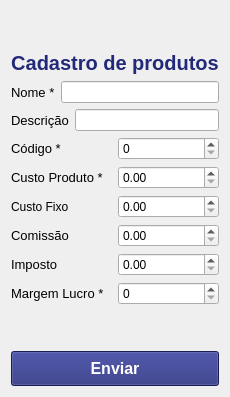
       <widget class="QWidget" name="pgCadastro">
        <layout class="QVBoxLayout" name="verticalLayout_6">
         <item>
          <spacer name="verticalSpacer_2">
           <property name="orientation">
            <enum>Qt::Vertical</enum>
           </property>
           <property name="sizeHint" stdset="0">
            <size>
             <width>20</width>
             <height>40</height>
            </size>
           </property>
          </spacer>
         </item>
         <item>
          <widget class="QLabel" name="label_8">
           <property name="palette">
            <palette>
             <active>
              <colorrole role="WindowText">
               <brush brushstyle="SolidPattern">
                <color alpha="255">
                 <red>35</red>
                 <green>41</green>
                 <blue>121</blue>
                </color>
               </brush>
              </colorrole>
             </active>
             <inactive>
              <colorrole role="WindowText">
               <brush brushstyle="SolidPattern">
                <color alpha="255">
                 <red>35</red>
                 <green>41</green>
                 <blue>121</blue>
                </color>
               </brush>
              </colorrole>
             </inactive>
             <disabled>
              <colorrole role="WindowText">
               <brush brushstyle="SolidPattern">
                <color alpha="255">
                 <red>127</red>
                 <green>127</green>
                 <blue>127</blue>
                </color>
               </brush>
              </colorrole>
             </disabled>
            </palette>
           </property>
           <property name="font">
            <font>
             <pointsize>15</pointsize>
             <weight>75</weight>
             <bold>true</bold>
            </font>
           </property>
           <property name="text">
            <string>Cadastro de produtos</string>
           </property>
           <property name="alignment">
            <set>Qt::AlignCenter</set>
           </property>
          </widget>
         </item>
         <item>
          <layout class="QHBoxLayout" name="horizontalLayout_4">
           <item>
            <widget class="QLabel" name="label_5">
             <property name="font">
              <font>
               <pointsize>10</pointsize>
              </font>
             </property>
             <property name="text">
              <string>Nome *</string>
             </property>
            </widget>
           </item>
           <item>
            <widget class="QLineEdit" name="input_nome"/>
           </item>
          </layout>
         </item>
         <item>
          <layout class="QHBoxLayout" name="horizontalLayout_11">
           <item>
            <widget class="QLabel" name="line">
             <property name="font">
              <font>
               <pointsize>10</pointsize>
               <weight>50</weight>
               <bold>false</bold>
              </font>
             </property>
             <property name="text">
              <string>Descrição</string>
             </property>
            </widget>
           </item>
           <item>
            <widget class="QLineEdit" name="input_descricao"/>
           </item>
          </layout>
         </item>
         <item>
          <layout class="QHBoxLayout" name="horizontalLayout_5">
           <property name="spacing">
            <number>6</number>
           </property>
           <item>
            <widget class="QLabel" name="label_6">
             <property name="font">
              <font>
               <pointsize>10</pointsize>
              </font>
             </property>
             <property name="text">
              <string>Código *</string>
             </property>
            </widget>
           </item>
           <item>
            <widget class="QSpinBox" name="input_cod">
             <property name="alignment">
              <set>Qt::AlignLeading|Qt::AlignLeft|Qt::AlignVCenter</set>
             </property>
            </widget>
           </item>
          </layout>
         </item>
         <item>
          <layout class="QHBoxLayout" name="horizontalLayout_6">
           <item>
            <widget class="QLabel" name="label_7">
             <property name="font">
              <font>
               <pointsize>10</pointsize>
              </font>
             </property>
             <property name="text">
              <string>Custo Produto *</string>
             </property>
            </widget>
           </item>
           <item>
            <widget class="QDoubleSpinBox" name="input_CustoProduto"/>
           </item>
          </layout>
         </item>
         <item>
          <layout class="QHBoxLayout" name="horizontalLayout_9">
           <item>
            <widget class="QLabel" name="label_9">
             <property name="text">
              <string>Custo Fixo</string>
             </property>
            </widget>
           </item>
           <item>
            <widget class="QDoubleSpinBox" name="input_custoFixo"/>
           </item>
          </layout>
         </item>
         <item>
          <layout class="QHBoxLayout" name="horizontalLayout_8">
           <item>
            <widget class="QLabel" name="label_4">
             <property name="font">
              <font>
               <pointsize>10</pointsize>
              </font>
             </property>
             <property name="text">
              <string>Comissão</string>
             </property>
            </widget>
           </item>
           <item>
            <widget class="QDoubleSpinBox" name="input_comissao"/>
           </item>
          </layout>
         </item>
         <item>
          <layout class="QHBoxLayout" name="horizontalLayout_7">
           <item>
            <widget class="QLabel" name="label_3">
             <property name="font">
              <font>
               <pointsize>10</pointsize>
              </font>
             </property>
             <property name="text">
              <string>Imposto</string>
             </property>
            </widget>
           </item>
           <item>
            <widget class="QDoubleSpinBox" name="input_imposto"/>
           </item>
          </layout>
         </item>
         <item>
          <layout class="QHBoxLayout" name="horizontalLayout_3">
           <item>
            <widget class="QLabel" name="spin">
             <property name="font">
              <font>
               <pointsize>10</pointsize>
              </font>
             </property>
             <property name="text">
              <string>Margem Lucro *</string>
             </property>
            </widget>
           </item>
           <item>
            <widget class="QSpinBox" name="input_MargemLucro"/>
           </item>
          </layout>
         </item>
         <item>
          <spacer name="verticalSpacer">
           <property name="orientation">
            <enum>Qt::Vertical</enum>
           </property>
           <property name="sizeHint" stdset="0">
            <size>
             <width>20</width>
             <height>40</height>
            </size>
           </property>
          </spacer>
         </item>
         <item>
          <widget class="QPushButton" name="bt_cadastrar">
           <property name="sizePolicy">
            <sizepolicy hsizetype="Minimum" vsizetype="Fixed">
             <horstretch>0</horstretch>
             <verstretch>0</verstretch>
            </sizepolicy>
           </property>
           <property name="minimumSize">
            <size>
             <width>0</width>
             <height>35</height>
            </size>
           </property>
           <property name="font">
            <font>
             <pointsize>12</pointsize>
             <weight>75</weight>
             <bold>true</bold>
            </font>
           </property>
           <property name="styleSheet">
            <string notr="true">QPushButton{
background-color:rgb(35, 41, 121);
color:rgb(255, 255, 255);
cursor: pointer;
}
QPushButton:hover {
    transform: scale(1.1);
}
QPushButton:active {
    transform: scale(0.9); 
}
</string>
           </property>
           <property name="text">
            <string>Enviar</string>
           </property>
          </widget>
         </item>
        </layout>
       </widget>
